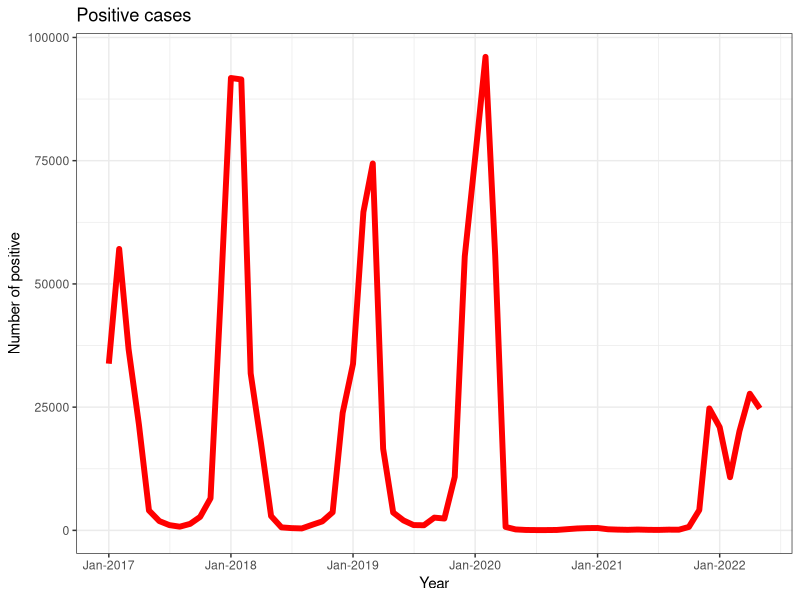
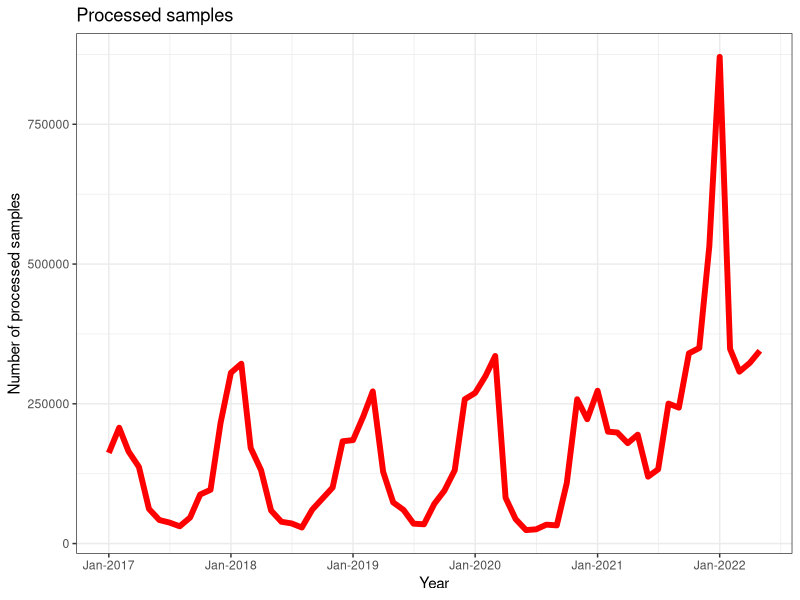
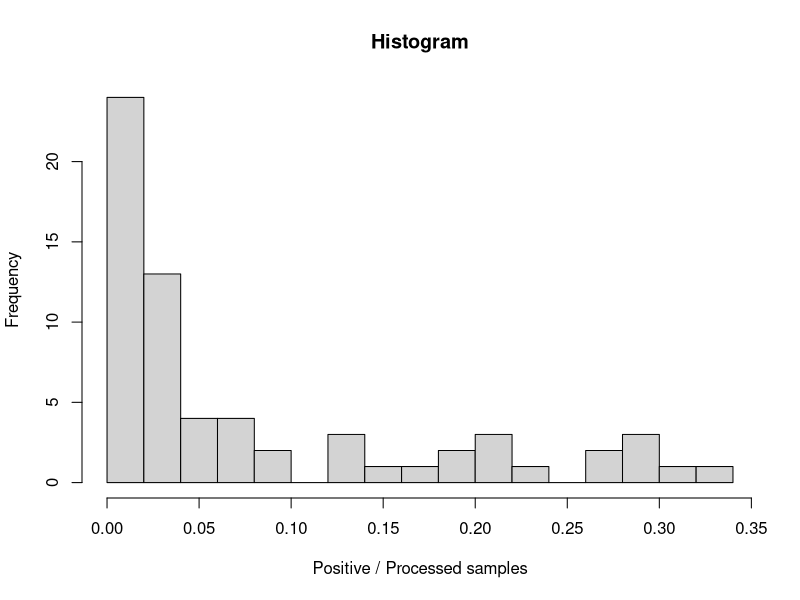
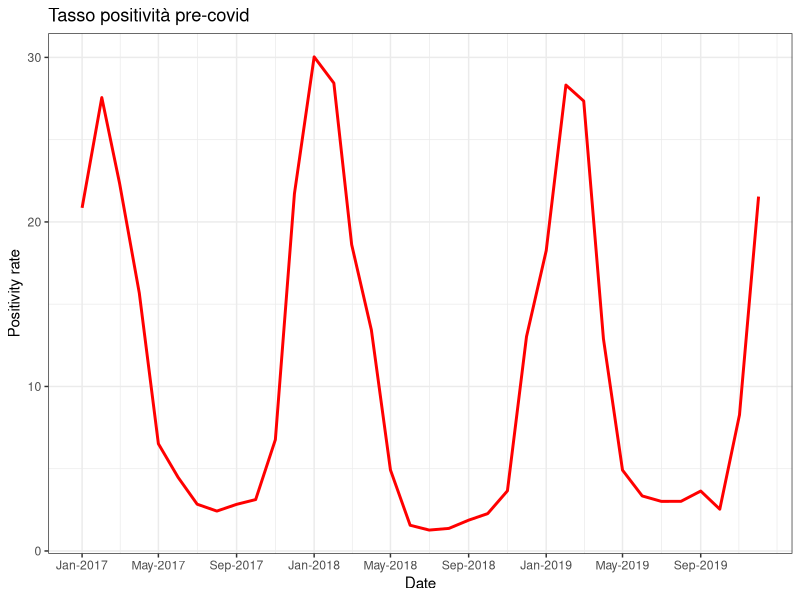
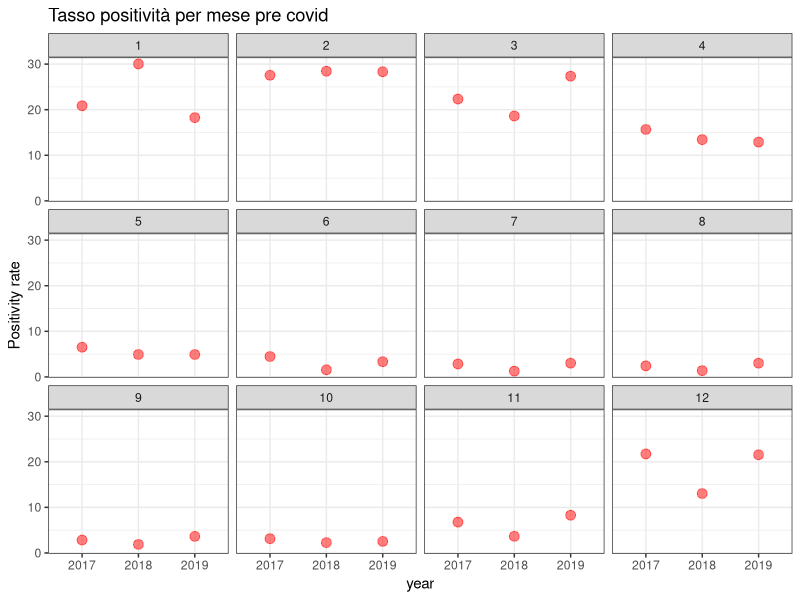
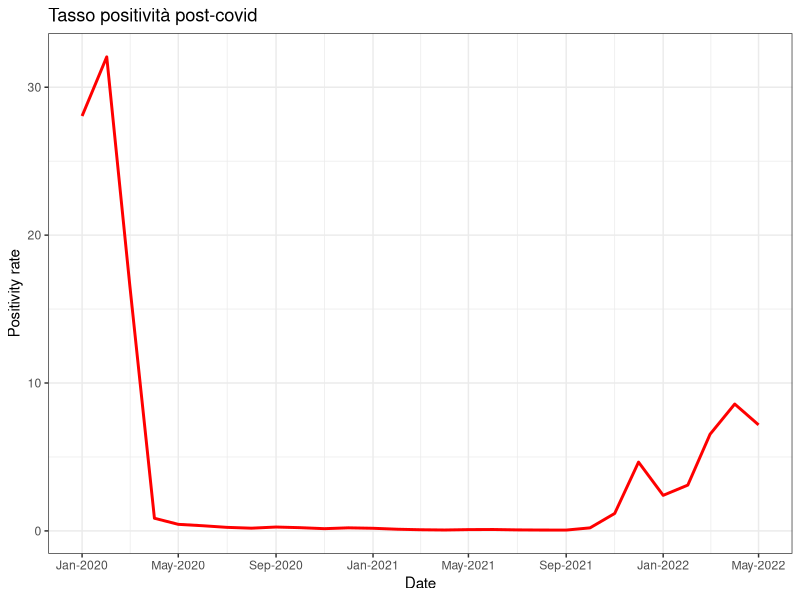
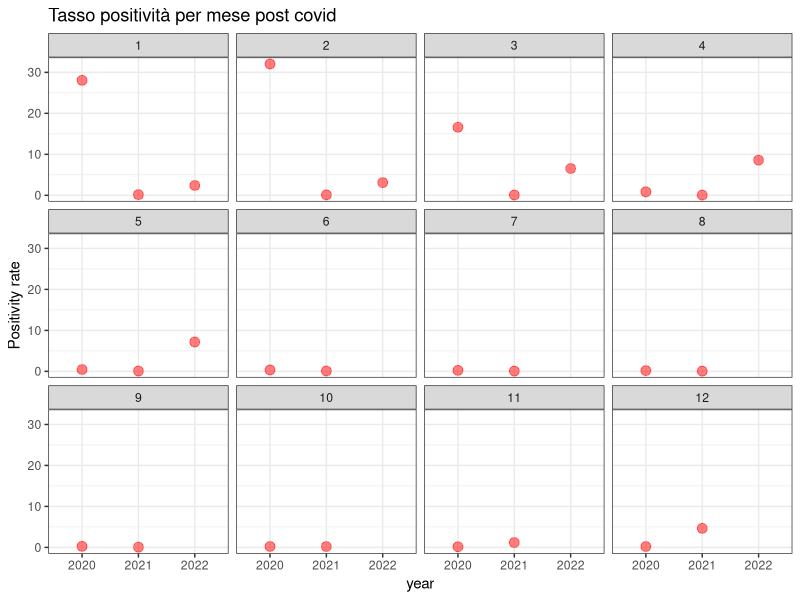
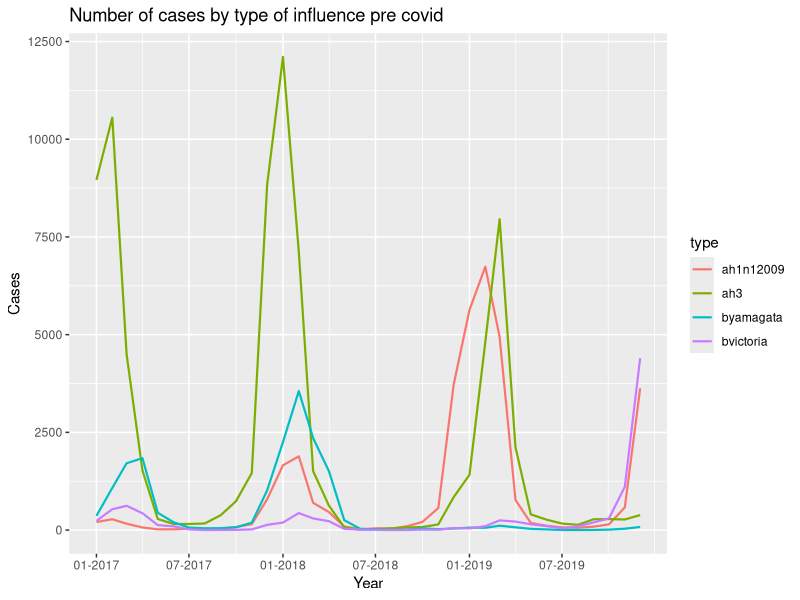

Write the R code that produced these figures, in order. (Note: this script raises an error after producing the figures.)
# Libraries

library(tidyverse)
library(ggplot2)
library(magrittr)
library(dplyr)
library(lubridate)
library(reshape2)
require(gridExtra)
library(MASS)

# Import dataset of USA Influence report from 2017 to 2021

dataset <-  read.csv(file = 'FluNetInteractiveReport_USA.csv')
head(dataset)

# Remove useless columns

dataset <- dataset[, -c(1,2,3,5,6,8,10,13,22)]
head(dataset)
summary(dataset)

# Rename columns

dataset<- dataset %>%
  rename_with(tolower)

dataset <- dataset %>%
  rename(date = edate,
         processed_samples = spec_processed_nb,
         total_A = inf_a,
         total_B = inf_b,
         total_positive = all_inf,
         total_negative = all_inf2)

# Convert column date from character to date

dataset$date <- ymd(dataset$date)

# Summarize and group by month

dataset <- dataset %>%
  group_by(date = lubridate::floor_date(date, 'month')) %>%
  summarize(processed_samples = sum(processed_samples),
            ah1n12009 = sum(ah1n12009),
            ah3 = sum(ah3),
            anotsubtyped = sum(anotsubtyped),
            total_A = sum(total_A),
            byamagata = sum(byamagata),
            bvictoria = sum(bvictoria),
            bnotdetermined = sum(bnotdetermined),
            total_B = sum(total_B),
            total_positive = sum(total_positive),
            total_negative = sum(total_negative))

# Add column year and month

dataset$year <- strftime(dataset$date, "%Y")
dataset$month <- strftime(dataset$date, "%m")

# Reorder variable

dataset <- dataset[, c(1,14,13,2,3,4,5,6,7,8,9,10,11,12)]

# Convert month number to month name

dataset$month <- month.abb[as.numeric(dataset$month)]

# Rename month

dataset$month[dataset$month == "Jan"] <- "01-January"
dataset$month[dataset$month == "Feb"] <- "02-February"
dataset$month[dataset$month == "Mar"] <- "03-March"
dataset$month[dataset$month == "Apr"] <- "04-April"
dataset$month[dataset$month == "May"] <- "05-May"
dataset$month[dataset$month == "Jun"] <- "06-June"
dataset$month[dataset$month == "Jul"] <- "07-July"
dataset$month[dataset$month == "Aug"] <- "08-August"
dataset$month[dataset$month == "Sep"] <- "09-September"
dataset$month[dataset$month == "Oct"] <- "10-October"
dataset$month[dataset$month == "Nov"] <- "11-November"
dataset$month[dataset$month == "Dec"] <- "12-December"

# Plot of total positive

dataset %>%
  ggplot(aes(date,total_positive))+
  geom_line(colour = "red", size = 2)+
  scale_x_date(date_breaks = '1 year', date_labels = "%b-%Y") +
  theme_bw()+
  labs(title = "Positive cases", x = "Year", y = "Number of positive")

# Plot of total processed samples

dataset %>%
  ggplot(aes(date,processed_samples))+
  geom_line(colour = "red", size = 2)+
  scale_x_date(date_breaks = '1 year', date_labels = "%b-%Y") +
  theme_bw()+
  labs(title = "Processed samples",x = "Year", y = "Number of processed samples")

# Histogram of the ratio between number of positives and samples processed 

hist(dataset$total_positive/dataset$processed_samples,
     main = "Histogram", 
     xlab ="Positive / Processed samples",
     breaks = 12)

# Summary statistics

summary(dataset)

# Filtering based on year pre-covid and post-covid

dataset_pre <- dataset[dataset$year == "2017" | dataset$year == "2018" | dataset$year == "2019", ]
dataset_post <- dataset[dataset$year == "2020" | dataset$year == "2021" | dataset$year == "2022", ]

# Plot total positive cases pre-covid

dataset_pre %>%
  ggplot(aes(date, total_positive / processed_samples *100, group ="1")) +
  geom_line(colour = "red", size = 1) +
  scale_x_date(breaks= seq(min(dataset_pre$date), max(dataset_pre$date), by = "4 months"), date_labels = "%b-%Y") +
  labs(title = "Tasso positività pre-covid", x = "Date", y = "Positivity rate") +
  theme_bw()


dataset_pre %>% 
ggplot(aes(x = year, y = total_positive / processed_samples *100)) +
  geom_point(size = 3, alpha = 0.5, colour = "red") +
  facet_wrap(~ month(date)) +
  labs(title = "Tasso positività per mese pre covid", y = "Positivity rate") +
  theme_bw()

# Plot total positive cases post-covid

dataset_post %>%
  ggplot(aes(date, total_positive / processed_samples *100, group ="1")) +
  geom_line(colour = "red", size = 1) +
  scale_x_date(breaks= seq(min(dataset_post$date), max(dataset_post$date), by = "4 months"), date_labels = "%b-%Y") +
  labs(title = "Tasso positività post-covid", x = "Date", y = "Positivity rate") +
  theme_bw()


dataset_post %>% 
  ggplot(aes(x = year, y = total_positive / processed_samples *100)) +
  geom_point(size = 3, alpha = 0.5, colour = "red") +
  facet_wrap(~ month(date)) +
  labs(title = "Tasso positività per mese post covid", y = "Positivity rate") +
  theme_bw()


# Total_positive_pre_year and total_positive_post_year
# grid.arrange(total_positive_pre_year,total_positive_post_year,ncol=2)

# Plot of all know type of influence for year pre-covid and post-covid

dataset_pre_types <- dataset_pre[,-c(2,3,4,7,8,11,12,13,14)]

dataset_pre_types <- melt(dataset_pre_types, id.vars = 'date', variable.name = 'type')

plot_type_pre <- dataset_pre_types%>%
  ggplot(aes(date, value))+
  geom_line(aes(colour = type), size = 0.75)+
  scale_x_date(breaks= seq(min(dataset_pre_types$date), max(dataset_pre_types$date), by = "6 months"), date_labels = "%m-%Y") +
  labs(title = "Number of cases by type of influence pre covid", x = "Year", y = "Cases" )

plot_type_pre


dataset_post_types <- dataset_post[,-c(2,3,4,7,8,11,12,13,14)]

dataset_post_types <- melt(dataset_post_types, id.vars = 'date', variable.name = 'type')

plot_type_post <- dataset_post_types%>%
  ggplot(aes(date, value))+
  geom_line(aes(colour = type), size = 0.75)+
  scale_x_date(breaks= seq(min(dataset_post_types$date), max(dataset_post_types$date), by = "6 months"), date_labels = "%m-%Y") +
  labs(title = "Number of cases by type of influence post covid", x = "Date", y = "Cases" )
plot_type_post

grid.arrange(plot_type_pre,plot_type_post,ncol=2)



# plot influence cases types group by year

dataset_types <- dataset[,-c(2,3,4,7,8,11,12,13,14)]

dataset_types <- melt(dataset_types, id.vars = 'date', variable.name = 'type')

dataset_types_year <- aggregate(value~year(date)+type, data=dataset_types, FUN=sum) 

colnames(dataset_types_year) <- c('year','type','value')

plot_type_year <- dataset_types_year%>%
  ggplot(aes(year, value))+
  geom_line(aes(colour = type), size = 0.75)+
  labs(title = "Number of cases by type of influence group by year", x = "Year", y = "Cases")
plot_type_year



###### TEST ######

### Normality test ###

# Total positive pre covid 

qqnorm(dataset_pre$total_positive)
qqline(dataset_pre$total_positive)

ks.test(dataset_pre$total_positive,pnorm,mean(dataset_pre$total_positive),sd(dataset_pre$total_positive))
shapiro.test(dataset_pre$total_positive)


boxcox(lm(dataset_pre$total_positive~1), lambda = seq(-10,10,0.1)) 
title("Total positive pre covid")

shapiro.test(log(dataset_pre$total_positive))

qqnorm(log(dataset_pre$total_positive))
qqline(log(dataset_pre$total_positive))

# Processed samples pre covid

qqnorm(dataset_pre$processed_samples)
qqline(dataset_pre$processed_samples)

ks.test(dataset_pre$processed_samples,pnorm,mean(dataset_pre$processed_samples),sd(dataset_pre$processed_samples))
shapiro.test(dataset_pre$processed_samples)

boxcox(lm(dataset_pre$processed_samples~1), lambda = seq(-10,10,0.1)) 
title("Processed samples pre covid")

shapiro.test(log(dataset_pre$processed_samples))

qqnorm(log(dataset_pre$processed_samples))
qqline(log(dataset_pre$processed_samples))


# Total positive post covid

qqnorm(dataset_post$total_positive)
qqline(dataset_post$total_positive)

ks.test(dataset_post$total_positive,pnorm,mean(dataset_post$total_positive),sd(dataset_post$total_positive))
shapiro.test(dataset_post$total_positive)


boxcox(lm(dataset_post$total_positive~1), lambda = seq(-10,10,0.1)) 
title("Total positive post covid")

shapiro.test(log(dataset_post$total_positive))

qqnorm(log(dataset_post$total_positive))
qqline(log(dataset_post$total_positive))

# Processed samples post covid

qqnorm(dataset_post$processed_samples)
qqline(dataset_post$processed_samples)

ks.test(dataset_post$processed_samples,pnorm,mean(dataset_post$processed_samples),sd(dataset_post$processed_samples))
shapiro.test(dataset_post$processed_samples)

boxcox(lm(dataset_post$processed_samples~1), lambda = seq(0,5,0.01)) 
title("Processed samples post covid")

shapiro.test(((dataset_post$processed_samples^0.5)-1)/0.5)

qqnorm((dataset_post$processed_samples^0.5-1)/0.5)
qqline((dataset_post$processed_samples^0.5-1)/0.5)
